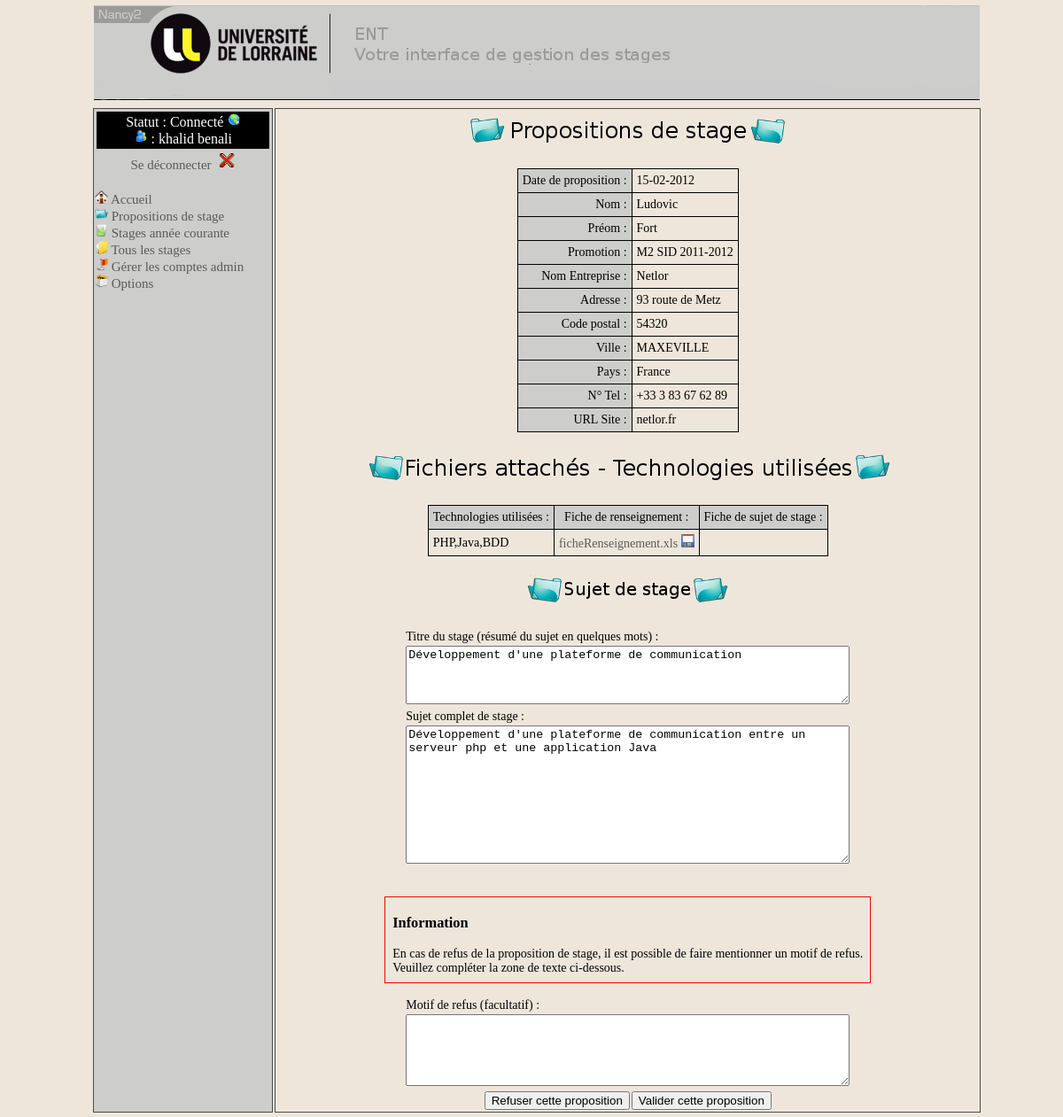
The page /?action=detailProp&idprop=89 (signed in) on the database its author committed.
### tables this page shows
CREATE TABLE IF NOT EXISTS `proposition` (
  `idproposition` int(11) NOT NULL AUTO_INCREMENT,
  `identreprise` int(11) DEFAULT NULL,
  `idutilisateur` int(11) NOT NULL,
  `idstage` int(11) DEFAULT NULL,
  `nomentreprisep` varchar(50) DEFAULT NULL,
  `dateproposition` date DEFAULT NULL,
  `adresseentreprisep` varchar(200) DEFAULT NULL,
  `villeentreprisep` varchar(50) DEFAULT NULL,
  `codepostalentreprisep` varchar(50) DEFAULT NULL,
  `paysentreprisep` varchar(50) DEFAULT NULL,
  `numerotelephonep` varchar(50) DEFAULT NULL,
  `urlsiteinternetp` varchar(50) DEFAULT NULL,
  `sujetstagep` text,
  `titrestagep` varchar(200) NOT NULL,
  `technostagep` varchar(200) NOT NULL,
  `raisonrefus` text NOT NULL,
  `etat` varchar(50) DEFAULT NULL,
  PRIMARY KEY (`idproposition`),
  KEY `fk_propoentreprise` (`identreprise`),
  KEY `fk_propositionstage2` (`idstage`),
  KEY `fk_utilisateur_proposition` (`idutilisateur`)
);

CREATE TABLE IF NOT EXISTS `utilisateur` (
  `idutilisateur` int(11) NOT NULL AUTO_INCREMENT,
  `idpromotion` int(11) NOT NULL,
  `mailutilisateur` varchar(50) DEFAULT NULL,
  `passwordutilisateur` varchar(50) DEFAULT NULL,
  `passwordutilisateurtmp` varchar(50) NOT NULL,
  `nomutilisateur` varchar(50) DEFAULT NULL,
  `prenomutilisateur` varchar(50) DEFAULT NULL,
  `numetudiant` varchar(50) DEFAULT NULL,
  `idConfirmationMail` varchar(100) NOT NULL,
  `admin` tinyint(1) DEFAULT NULL,
  PRIMARY KEY (`idutilisateur`),
  KEY `fk_utilisateurpromotion` (`idpromotion`)
);

CREATE TABLE IF NOT EXISTS `promotion` (
  `idpromotion` int(11) NOT NULL AUTO_INCREMENT,
  `nompromotion` varchar(50) DEFAULT NULL,
  `accesentreprises` tinyint(1) DEFAULT NULL,
  PRIMARY KEY (`idpromotion`)
);

CREATE TABLE IF NOT EXISTS `entreprise` (
  `identreprise` int(11) NOT NULL AUTO_INCREMENT,
  `nomentreprise` varchar(50) DEFAULT NULL,
  `adresseentreprise` varchar(200) DEFAULT NULL,
  `villeentreprise` varchar(50) DEFAULT NULL,
  `codepostalentreprise` varchar(50) DEFAULT NULL,
  `paysentreprise` varchar(50) DEFAULT NULL,
  `numerotelephone` varchar(50) DEFAULT NULL,
  `numerosiret` varchar(17) DEFAULT NULL,
  `urlsiteinternet` varchar(50) DEFAULT NULL,
  `statutjuridique` varchar(50) DEFAULT NULL,
  PRIMARY KEY (`identreprise`)
);

CREATE TABLE IF NOT EXISTS `ficherenseignement` (
  `id` int(11) NOT NULL AUTO_INCREMENT,
  `nomoriginal` varchar(300) NOT NULL,
  `nomunique` varchar(100) NOT NULL,
  `idproposition` int(11) NOT NULL,
  `idstage` int(11) NOT NULL,
  `type` varchar(100) NOT NULL,
  PRIMARY KEY (`id`)
);

### Pages/Vue/VueCorpsResponsable.php (the view, shortened to what the rows shown need)
<?php
require_once(RACINE_VUE.'Fonctions.php');
function genererDetailProposition($proposition, $modeleFicheRenseignement, $modeleSujetStage, $tabTechno) {
    $corps = "";
    if ($proposition != NULL) {
        $corps = "<td id = \"corps\">
            <table>
                </table><br/>
            <form method=\"post\" action=\"" . RACINE . "?action=validerProp&idprop=" . $proposition->getIdProposition() . "\">
            <table class=\"detail_prop_stage\">
            <tr>
                <td class=\"detail_prop_stage_colg\">
                    Date de proposition :
                </td>
                <td class=\"detail_prop_stage_cold\">
                    " . convertirDateENFR($proposition->getDateProposition()) . "
                </td>
            </tr>
            <tr>
                <td class=\"detail_prop_stage_colg\">
                    Nom :
                </td>
                <td class=\"detail_prop_stage_cold\">
                    " . $proposition->getEtudiant()->getNom() . "
                </td>
            </tr>
            <tr>
                <td class=\"detail_prop_stage_colg\">
                    Pr&eacute;om :
                </td>
                <td class=\"detail_prop_stage_cold\">
                    " . $proposition->getEtudiant()->getPrenom() . "
                </td>
            </tr>
            <tr>
                <td class=\"detail_prop_stage_colg\">
                    Promotion :
                </td>
                <td class=\"detail_prop_stage_cold\">
                    " . $proposition->getPromotionEtudiant() . "
                </td>
            </tr>
            <tr>
                <td class=\"detail_prop_stage_colg\">
                    Nom Entreprise :
                </td>
                <td class=\"detail_prop_stage_cold\">
                    " . $proposition->getNomEntreprise() . "
                </td>
            </tr>
            <tr>
                <td class=\"detail_prop_stage_colg\">
                    Adresse :
                </td>
                <td class=\"detail_prop_stage_cold\">
                    " . $proposition->getAdresseEntreprise() . "
                </td>
            </tr>
            <tr>
                <td class=\"detail_prop_stage_colg\">
                    Code postal :
                </td>
                <td class=\"detail_prop_stage_cold\">
                    " . $proposition->getCodePostal() . "
                </td>
            </tr>
            <tr>
                <td class=\"detail_prop_stage_colg\">
                    Ville :
                </td>
                <td class=\"detail_prop_stage_cold\">
                    " . $proposition->getVille() . "
                </td>
            </tr>
            <tr>
                <td class=\"detail_prop_stage_colg\">
                    Pays :
                </td>
                <td class=\"detail_prop_stage_cold\">
                    " . $proposition->getPays() . "
                </td>
            </tr>
            <tr>
                <td class=\"detail_prop_stage_colg\">
                    N&deg; Tel :
                </td>
                <td class=\"detail_prop_stage_cold\">
                    " . $proposition->getNumTelephone() . "
                </td>
            </tr>
            <tr>
                <td class=\"detail_prop_stage_colg\">
                    URL Site :
                </td>
                <td class=\"detail_prop_stage_cold\">
                    " . $proposition->getUrlSite() . "
                </td>
            </tr>
            </table>";
            $corps .="<br/><table>
                    <tr>
                        <td class=\"titre\">
                            <img src=\"Images/fichiers_attaches_techno.png\" alt=\"titre\">
                        </td>
                    </tr>
                </table><br/>
            <table class=\"detail_prop_stage\">
                <tr>
                    <td class=\"detail_prop_stage_colh\">
                        Technologies utilisées :</td>
                    <td class=\"detail_prop_stage_colh\">
                        Fiche de renseignement :
                    </td>
                    <td class=\"detail_prop_stage_colh\">
                        Fiche de sujet de stage :
                    </td>
                </tr>
                <tr>
                    <td class=\"detail_prop_stage_cold\">
                        ";
                        $technoConcat = "";
                        if($tabTechno != null){
                            foreach($tabTechno as $techno){
                                $technoConcat .= $techno->getNom() .",";
                            }
                        }
                        $technoConcat .= $proposition->getTechnoStage();
                        if ( substr($technoConcat, -1, 1)== ","){
                            $technoConcat = substr($technoConcat, 0, strlen($technoConcat)-1);
                        }
                        $corps .= $technoConcat."
                    </td>
                    <td class=\"detail_prop_stage_cold\">
                        ";
                        if ($modeleFicheRenseignement != null) {
                            $corps .= "<a href=\"" . RACINE . "?action=telechargement&type=renseignement&estUneProposition&id=" . $proposition->getIdProposition() . "\">" . $modeleFicheRenseignement->getNomOriginal() . "</a>
                            <a href=\"" . RACINE . "?action=telechargement&type=renseignement&estUneProposition&id=" . $proposition->getIdProposition() . "\"><img src = \"".RACINE_IMAGE."disquette.png\" /></a>";
                        }
                        $corps.="
                    </td>
                    <td class=\"detail_prop_stage_cold\">";
                        $corps.="
                    </td>
                </tr>
            </table>";
            $corps .="
            <br/><table>
                    <tr>
                        <td class=\"titre\">
                            <img src=\"Images/sujet_stage2.png\" alt=\"titre\">
                        </td>
                    </tr>
                </table><br/>
            <table class=\"detail_prop_stage\">
                <tr>
                    <td>
                        Titre du stage (résumé du sujet en quelques mots) :
                    </td>
                </tr>
                <tr>
                    <td>
                        <textarea rows=\"4\" cols=\"60\" readonly=\"true\" id=\"sujetStage\" name=\"titreSujetStage\" >" . $proposition->getTitreStage() . "</textarea>
                    </td>
                </tr>
            </table>
            <table class=\"detail_prop_stage\">
                <tr>
                    <td>
                        Sujet complet de stage :
                    </td>
                </tr>
                <tr>
                    <td>
                        <textarea rows=\"10\" cols=\"60\" readonly=\"true\" id=\"sujetStage\" name=\"sujetStage\" >" . $proposition->getSujet() . "</textarea>
                    </td>
                </tr>
            </table>";
        $corps .= "
            <br/><br/>
            <table class=\"information\">
                    <tr>
                        <td>
                        <h3>Information</h3>
                        En cas de refus de la proposition de stage, il est possible de faire mentionner un motif de refus.<br/>
                        Veuillez compl&eacute;ter la zone de texte ci-dessous.<br/>
                    </td>
                </tr>
            </table>
            <br/><br:>
            <table class=\"detail_prop_stage\">
                <tr>
                    <td>
                        Motif de refus (facultatif) :
                    </td>
                </tr>
                <tr>
                    <td>
                        <textarea rows=\"5\" cols=\"60\" id=\"raisonrefus\" name=\"raisonrefus\"></textarea>
                    </td>
                </tr>
            </table>
            <table class=\"detail_prop_stage\">
                <tr>
                    <td>
                        <input id=\"submit_refus_prop\" type=\"submit\" name=\"refuser\" value=\"Refuser cette proposition\"/>
                    </td>
                    <td>
                        <input id=\"submit_valid_prop\" type=\"submit\" name=\"valider\" value=\"Valider cette proposition\"/>
                    </td>
                </tr>
            </table>
            </td>
                </tr>
            </table>
            </form>
        ";
    }
    return $corps;
}
?>

### rows shown on the page
proposition: dateproposition "15-02-2012", idutilisateur.prenomutilisateur "Ludovic", idutilisateur.nomutilisateur "Fort", promotion.nompromotion "M2 SID 2011-2012", titreSujetStage "Développement d'une plateforme de communication", sujetStage "Développement d'une plateforme de communication entre un serveur php et une application Java"
entreprise: nomentreprise "Netlor", adresseentreprise "93 route de Metz", codepostalentreprise "54320", villeentreprise "MAXEVILLE", paysentreprise "France", numerotelephone "+33 3 83 67 62 89", urlsiteinternet "netlor.fr"
ficherenseignement: nomoriginal "ficheRenseignement.xls"

### other values the page prints
$_SESSION['prenom'] "khalid"
$_SESSION['nom'] "benali"
$technoConcat "PHP,Java,BDD"
